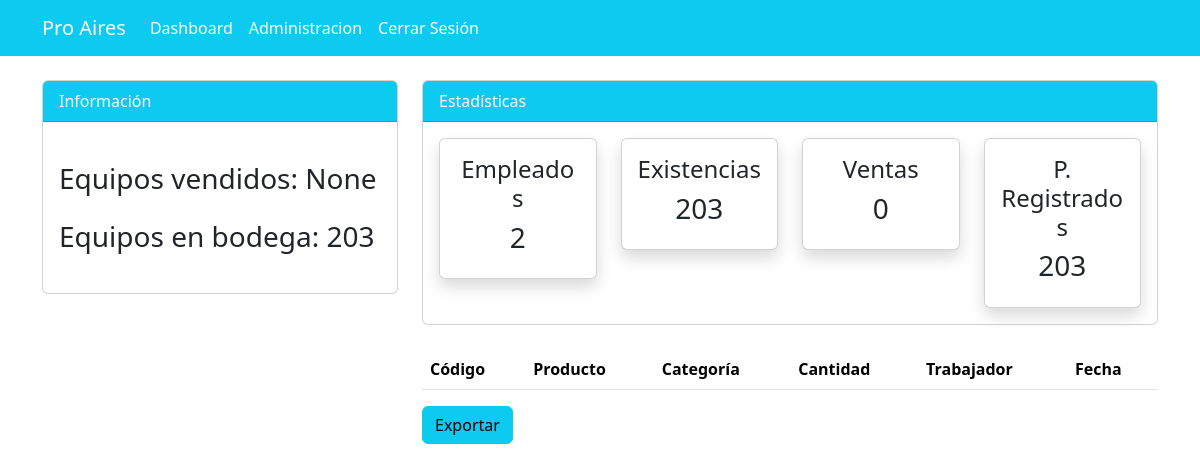
Page /pedido/ (signed in) on the earlier database version.
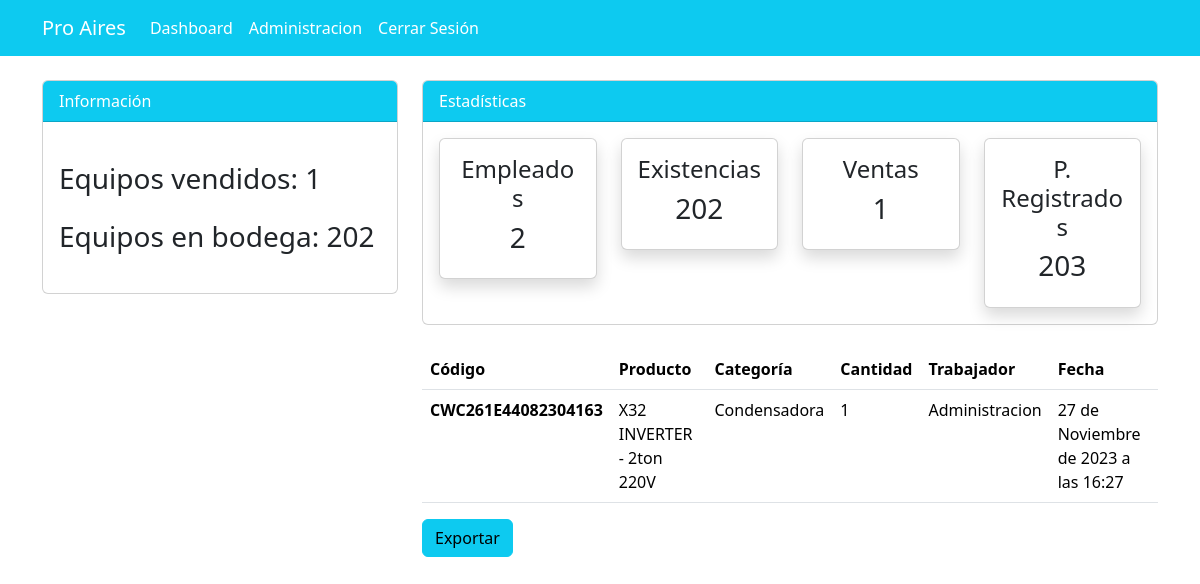
Same page on the later database version.
### dashboard/models.py (models this page shows, shortened)
class Order(models.Model):
    product = models.ForeignKey(Producto, on_delete=models.CASCADE)
    staff = models.ForeignKey(User, models.CASCADE)
    order_quantity = models.PositiveBigIntegerField()
    date = models.DateTimeField(auto_now_add=True)
    customer = models.ForeignKey(Customer, on_delete=models.CASCADE)
    class Meta:
        verbose_name_plural = 'Pedidos'

class Producto(models.Model):
    code = models.CharField(max_length=20)
    name = models.CharField(max_length=100)
    category = models.CharField(max_length=20)
    quantity = models.PositiveIntegerField()
    type = models.CharField(max_length=100, default=None)
    precio = models.DecimalField(max_digits=20, decimal_places=2, default=1000.00)
    created_at = models.DateTimeField(auto_now_add=True)
    updated_at = models.DateTimeField(auto_now=True)
    price_update = models.DateTimeField(default=None, null=True, blank=True)

### dashboard/views.py (the view)
# urls.py: path('pedido/', views.order, name='dashboard-order'),
@login_required
def order(request):
    orders = Order.objects.all()
    orders_count = orders.count()
    total_order_quantity = orders.aggregate(Sum('order_quantity'))['order_quantity__sum']
    workers_count = User.objects.count()
    items_count = Producto.objects.count()
    total_quantity = Producto.objects.aggregate(Sum('quantity'))['quantity__sum']
    context = {
        'orders': orders,
        'orders_count': orders_count,
        'total_order_quantity':total_order_quantity ,
        'workers_count': workers_count,
        'items_count': items_count,
        'total_quantity': total_quantity,
    }
    return render(request, 'dashboard/order.html', context)

### templates/dashboard/order.html (shortened to what this page needs)
{% extends 'partials/base.html'%}
{% block content %}
{% include 'partials/topnav.html' %}
  <div class="container">
    <div class="row my-4">
        <div class="col-md-4">
        </div>
        <div class="col-md-8">
            <table class="table bg-white">
                <thead class="bg-info">
                    <tr class="text-white">
                        <th scope="col">Código</th>
                        <th scope="col">Producto</th>
                        <th scope="col">Categoría</th>
                        <th scope="col">Cantidad</th>
                        <th scope="col">Trabajador</th>
                        <th scope="col">Fecha</th>
                    </tr>
                </thead>
                <tbody>
                {% for order in orders %}
                    <tr>
                    <th scope="col">{{ order.product.code }}</td>
                    <td>{{ order.product.name }}</td>
                    <td>{{ order.product.category }}</td>
                    <td>{{ order.order_quantity }}</td>
                    <td>{{ order.staff.username }}</td>
                    <td>{{ order.date }}</td>
                    </tr>
                {% endfor %}
                </tbody>
            </table>
            <h3 class="btn btn-info">
                <a class="nav-link" href="{% url 'dashboard-order-csv' %}"> Exportar </a>
            </h3>
        </div>
    </div>
</div>
{% endblock %}

Differences in the rows shown:
added Order: product.code "CWC261E44082304163", product.name "X32 INVERTER - 2ton 220V", product.category "Condensadora", order_quantity "1", staff.username "Administracion", date "27 de Noviembre de 2023 a las 16:27"
Other differences:
{{ total_order_quantity }}: "None" → "1"
{{ total_quantity }}: "203" → "202"
{{ orders_count }}: "0" → "1"
